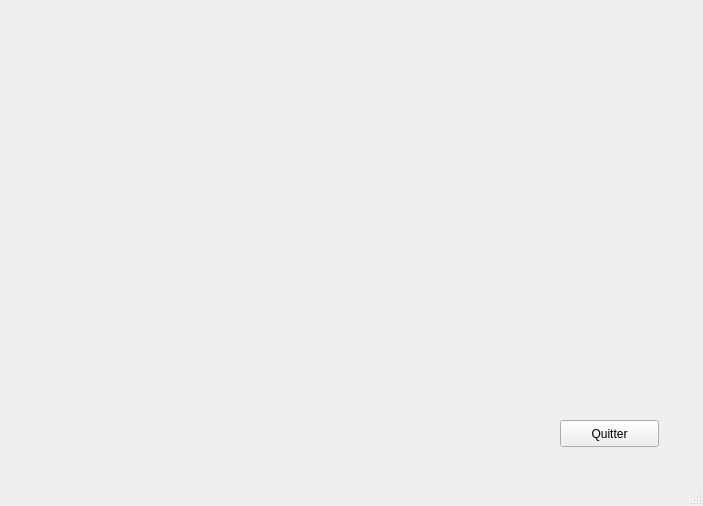
<?xml version="1.0" encoding="UTF-8"?>
<ui version="4.0">
 <class>MainWindow</class>
 <widget class="QMainWindow" name="MainWindow">
  <property name="geometry">
   <rect>
    <x>0</x>
    <y>0</y>
    <width>703</width>
    <height>506</height>
   </rect>
  </property>
  <property name="windowTitle">
   <string>MainWindow</string>
  </property>
  <widget class="QWidget" name="centralwidget">
   <widget class="QPushButton" name="pushButton">
    <property name="geometry">
     <rect>
      <x>560</x>
      <y>420</y>
      <width>99</width>
      <height>27</height>
     </rect>
    </property>
    <property name="text">
     <string>Quitter</string>
    </property>
   </widget>
   <widget class="QWidget" name="widget" native="true">
    <property name="geometry">
     <rect>
      <x>0</x>
      <y>40</y>
      <width>341</width>
      <height>331</height>
     </rect>
    </property>
   </widget>
   <widget class="QWidget" name="widget_2" native="true">
    <property name="geometry">
     <rect>
      <x>350</x>
      <y>40</y>
      <width>341</width>
      <height>331</height>
     </rect>
    </property>
   </widget>
  </widget>
  <widget class="QMenuBar" name="menubar">
   <property name="geometry">
    <rect>
     <x>0</x>
     <y>0</y>
     <width>703</width>
     <height>25</height>
    </rect>
   </property>
  </widget>
  <widget class="QStatusBar" name="statusbar"/>
 </widget>
 <resources/>
 <connections/>
</ui>
